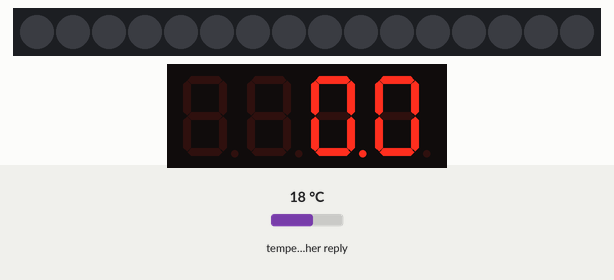
The sketch below on a simulated ESP8266 (NodeMCU). Parts: 16 RGB LEDs in strip order, left to right, 4-digit seven-segment display. The test bench sets the inputs (shaded band); at power-on: temperature in the weather reply 18 °C. Dim RGB values are drawn brighter than linear; WiFi joins after 1.5 s; servers stay silent unless stated; web services answer with replies made up by the test bench.

Above: at 1.6 s.
At 4.3 s:
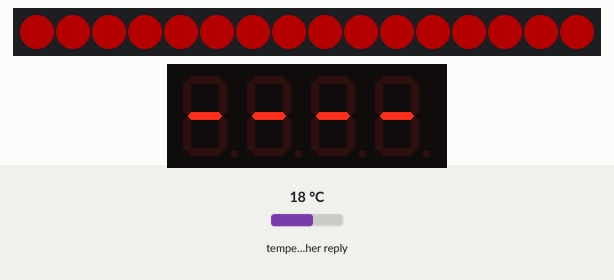

Measured:
- what the display in image 0 shows lasts 2.8 s, from 1.5 s to 4.3 s

The sketch:

weatherCube.ino
```cpp
#include <ESP8266WiFi.h>
#include <ArduinoJson.h>
#include <Adafruit_NeoPixel.h>
#include <SevSeg.h>

Adafruit_NeoPixel strip = Adafruit_NeoPixel(16, 1, NEO_GRB + NEO_KHZ800);
SevSeg sevseg;

static unsigned long timer = millis();

void wifiConnect(){ //connect to wifi
  const char* ssid     = "ssid";
  const char* password = "password";
  WiFi.begin(ssid, password);
  while (WiFi.status() != WL_CONNECTED) {
    delay(500);
  }

  yield();
  return;
}

String httpGet(){ //retrieve json file as string
  const char* host = "api.openweathermap.org";

  WiFiClient client;
  const int httpPort = 80;
  if (!client.connect(host, httpPort)) {
    return "";
  }
  String url = "/data/2.5/weather?id=4508722&units=imperial&APPID=apikey";

  client.print(String("GET ") + url + " HTTP/1.1\r\n" +
               "Host: " + host + "\r\n" +
               "Connection: close\r\n\r\n");
  delay(500);

  int n = 0;
  while(client.available()){
    String line = client.readStringUntil('\r');
    n++;
    if(n==15){
      yield();
      return line;
    }
  }

  yield();
  return "";
}

float parseJson(String jsonString){
  char json[jsonString.length() + 1];
  jsonString.toCharArray(json, jsonString.length() + 1);
  yield();
  float temp = 0;
  StaticJsonBuffer<800> jsonBuffer;
  JsonObject& root = jsonBuffer.parseObject(json);
  yield();
  if (!root.success()) {
    return 9999; //return error
  }
  temp = root["main"]["temp"];
  yield();
  return temp;
}

void setSevSeg(){
  byte numDigits = 4;
  byte digitPins[] = {9, 5, 4, 2};
  byte segmentPins[] = {10, 0, 12, 15, 3, 16, 14, 13};
  sevseg.begin(COMMON_CATHODE, numDigits, digitPins, segmentPins);
  sevseg.setNumber(0, 1);
  sevseg.refreshDisplay();
  yield();
  return;
}

static void glow(uint32_t c) {
  for(uint16_t i=0; i<strip.numPixels(); i++) {
      strip.setPixelColor(i  , c); // Draw new pixel
  }
  return;
}

void setColor(float temp){
    if(temp > 90.0){
      glow(strip.Color(255, 0, 0)); // Red
    }
    if(temp > 80 && temp <= 90){
      glow(strip.Color(255, 82, 0));
    }
    if(temp > 70 &&  temp <= 80){
      glow(strip.Color(255, 165, 0));
    }
    if(temp > 60 &&  temp <= 70){
      glow(strip.Color(255, 210, 0));
    }
    if(temp > 50 &&  temp <= 60){
      glow(strip.Color(255, 255, 0));
    }
    if(temp > 40 &&  temp <= 50){
      glow(strip.Color(255, 255, 127));
    }
    if(temp > 30 &&  temp <= 40){
      glow(strip.Color(200, 200, 255));
    }
    if(temp > 20 &&  temp <= 30){
      glow(strip.Color(163, 195, 255));
    }
    if(temp > 10 &&  temp <= 20){
      glow(strip.Color(127, 191, 255));
    }
    if(temp <= 10){
      glow(strip.Color(179, 127, 255));
    }
    yield();
    return;
}

void setup() {
  //general setup
  wifiConnect();
  strip.begin();
  setSevSeg();
  delay(500);

  //initial color setting
  float temp = parseJson(httpGet());
  delay(500);
  setColor(temp);
  strip.setBrightness(64);
  sevseg.setNumber(temp, 1);
  strip.show();
  yield();
}

void loop() {
  if (millis() >= timer + 600000) {
    float temp = parseJson(httpGet());
    if(temp != 9999){ //error handling
      setColor(temp);
      sevseg.setNumber(temp, 1);
      strip.show();
    }
    timer = millis();
  }
  sevseg.refreshDisplay();
}
```
